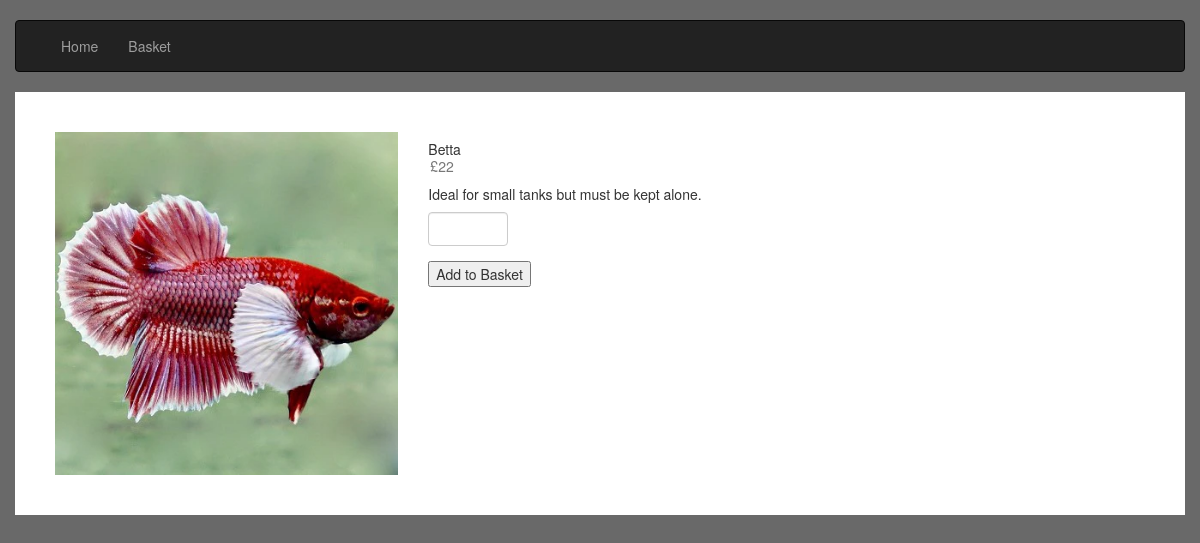
Screenshot of /stock/1 with the database file from the repository.
### FishStore.py (models this page shows)
class Stock(db.Model):
    __tablename__ = 'stock'
    id = db.Column(db.Integer, primary_key=True)
    name = db.Column(db.String, unique=True)
    price = db.Column(db.Integer)
    description = db.Column(db.String)
    image = db.Column(db.String)

### FishStore.py (the view, shortened to what this page needs)
@app.route('/stock/<int:fishId>', methods=['GET','POST'])
def singleProductPage(fishId):
    form = OrderForm()
    fish = db.session.get(Stock, fishId)
    if fish is None:
        return "Fish not found", 404
    return render_template('itemdetail.html', fish=fish, form=form)

### FishStore.py
class OrderForm(FlaskForm):
    order = IntegerField('Order Amount: ', validators = [DataRequired()])
    favourite = RadioField(choices=[('yes', 'Favourite Item')], validators=[Optional()])
    submit = SubmitField('Add to Basket')

### templates/itemdetail.html (shortened to what this page needs)
{% extends "base.html" %}
{% block content %}
    <div class="container page-container">
        <div class="row">
            <div class="col-md-4">
                <img src="{{ url_for('static', filename='images/' + fish.image) }}"
                     alt="image of a {{fish.name}}" style="max-width: 100%">
            </div>
            <div class="col-md-6">
                <div class="card-body">
                    <div class="d-flex align-items-start">
                        <div>
                            <h5 class="card-title">{{ fish.name }}
                                <p class="card-text text-muted" style="padding:2px;">£{{ fish.price }}</p>
                                {{ fish.description }}
                            </h5>
                        </div>
                        <div class="bottom">
                            <form action="" method="post">
                                <div class="form-group d-flex align-items-center gap-2 mb-2">
                                    {{ form.order(class="form-control form-control-sm", style="width:80px;") }}
                                </div>
                                {{ form.submit() }}
                            </form>
                        </div>
                    </div>
                </div>
            </div>
        </div>
    </div>
{% endblock %}

### static/css/style.css (style rules this page uses)
body { background: dimgrey; }
.page-container { background: white; padding: 40px; }

### rows the page displays
Stock: image+name (picture), name "Betta", price "22", description "Ideal for small tanks but must be kept alone."
